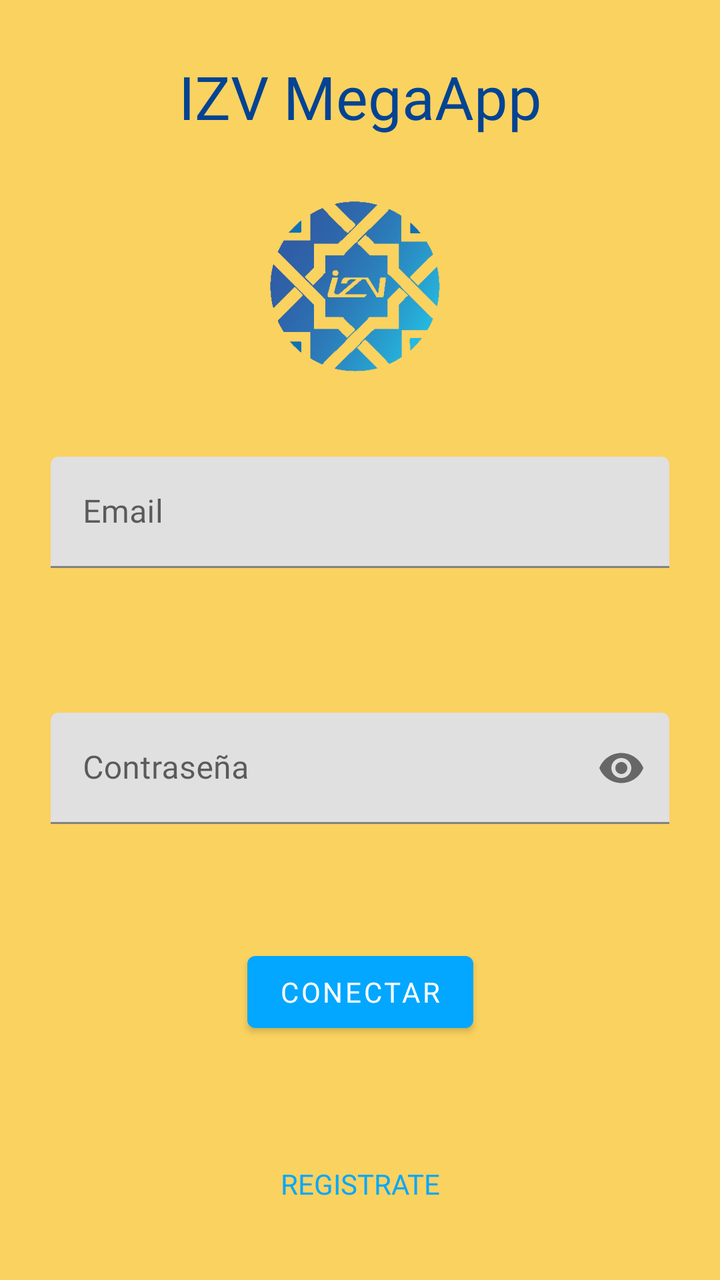
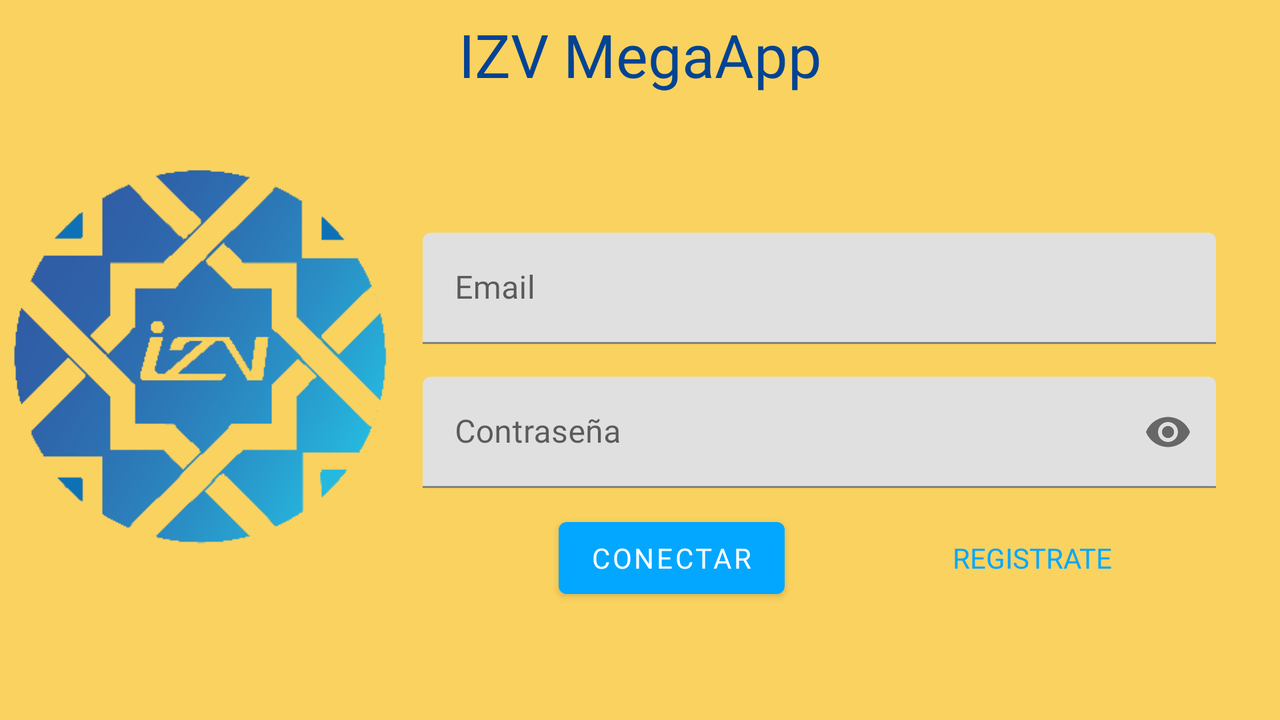

The same Android screen from two of the app's own layout files: first res/layout/ as a phone draws it, then the repository's variant for another configuration, drawn on a device whose configuration selects that folder. Both files follow.
<!-- AndroidManifest.xml: application theme Theme.ExamenPilar -->
<!-- res/layout/activity_main.xml -->
<?xml version="1.0" encoding="utf-8"?>
<androidx.constraintlayout.widget.ConstraintLayout xmlns:android="http://schemas.android.com/apk/res/android"
    xmlns:app="http://schemas.android.com/apk/res-auto"
    xmlns:tools="http://schemas.android.com/tools"
    android:layout_width="match_parent"
    android:layout_height="match_parent"
    android:background="@color/backgroud"
    tools:context=".MainActivity">


    <TextView
        style="@style/Widget.AppCompat.TextView"
        android:layout_width="wrap_content"
        android:layout_height="wrap_content"
        android:fontFamily="@font/amarante"
        android:text="IZV MegaApp"
        android:textColor="#024393"
        android:textSize="30sp"
        app:layout_constraintBottom_toTopOf="@+id/guideline5"
        app:layout_constraintEnd_toEndOf="parent"
        app:layout_constraintStart_toStartOf="parent"
        app:layout_constraintTop_toTopOf="parent" />

    <androidx.constraintlayout.widget.Guideline
        android:id="@+id/guideline"
        android:layout_width="wrap_content"
        android:layout_height="wrap_content"
        android:orientation="horizontal"
        app:layout_constraintGuide_percent="0.3" />

    <androidx.constraintlayout.widget.Guideline
        android:id="@+id/guideline2"
        android:layout_width="wrap_content"
        android:layout_height="wrap_content"
        android:orientation="horizontal"
        app:layout_constraintGuide_percent="0.7" />

    <androidx.constraintlayout.widget.Guideline
        android:id="@+id/guideline3"
        android:layout_width="wrap_content"
        android:layout_height="wrap_content"
        android:orientation="horizontal"
        app:layout_constraintGuide_percent="0.5" />

    <Button
        android:id="@+id/btConectar"
        style="@style/Widget.MaterialComponents.Button"
        android:layout_width="wrap_content"
        android:layout_height="wrap_content"
        android:fontFamily="@font/amarante"
        android:text="Conectar"
        app:backgroundTint="@color/botones"
        app:layout_constraintBottom_toTopOf="@+id/guideline4"
        app:layout_constraintEnd_toEndOf="parent"
        app:layout_constraintStart_toStartOf="parent"
        app:layout_constraintTop_toTopOf="@+id/guideline2" />

    <Button
        android:id="@+id/btRegistrar"
        style="@style/Widget.AppCompat.Button.Borderless"
        android:layout_width="wrap_content"
        android:layout_height="wrap_content"
        android:text="Registrate"
        android:textColor="@color/botones"
        app:backgroundTint="@color/botones"
        app:layout_constraintBottom_toBottomOf="parent"
        app:layout_constraintEnd_toEndOf="parent"
        app:layout_constraintStart_toStartOf="parent"
        app:layout_constraintTop_toTopOf="@+id/guideline4" />

    <androidx.constraintlayout.widget.Guideline
        android:id="@+id/guideline4"
        android:layout_width="wrap_content"
        android:layout_height="wrap_content"
        android:orientation="horizontal"
        app:layout_constraintGuide_percent="0.85" />

    <androidx.constraintlayout.widget.Guideline
        android:id="@+id/guideline5"
        android:layout_width="wrap_content"
        android:layout_height="wrap_content"
        android:orientation="horizontal"
        app:layout_constraintGuide_percent="0.15" />

    <com.google.android.material.textfield.TextInputLayout
        android:layout_width="0dp"
        android:layout_height="wrap_content"
        app:layout_constraintBottom_toTopOf="@+id/guideline3"
        app:layout_constraintEnd_toStartOf="@+id/guideline19"
        app:layout_constraintStart_toStartOf="@+id/guideline21"
        app:layout_constraintTop_toTopOf="@+id/guideline">

        <com.google.android.material.textfield.TextInputEditText
            android:id="@+id/inputEmail"
            android:maxLines="1"
            android:layout_width="match_parent"
            android:layout_height="wrap_content"
            android:hint="Email" />
    </com.google.android.material.textfield.TextInputLayout>

    <com.google.android.material.textfield.TextInputLayout
        android:layout_width="0dp"
        android:layout_height="wrap_content"
        app:layout_constraintBottom_toTopOf="@+id/guideline2"
        app:layout_constraintEnd_toStartOf="@+id/guideline19"
        app:layout_constraintStart_toStartOf="@+id/guideline21"
        app:layout_constraintTop_toTopOf="@+id/guideline3"
        app:passwordToggleEnabled="true">

        <com.google.android.material.textfield.TextInputEditText
            android:id="@+id/inputPass"
            android:maxLines="1"
            android:layout_width="match_parent"
            android:layout_height="wrap_content"
            android:hint="Contraseña"
            android:inputType="textPassword" />
    </com.google.android.material.textfield.TextInputLayout>

    <ImageView
        android:id="@+id/imageView"
        android:layout_width="0dp"
        android:layout_height="0dp"
        app:layout_constraintBottom_toTopOf="@+id/guideline"
        app:layout_constraintEnd_toEndOf="parent"
        app:layout_constraintStart_toStartOf="parent"
        app:layout_constraintTop_toTopOf="@+id/guideline5"
        app:srcCompat="@drawable/logo" />

    <androidx.constraintlayout.widget.Guideline
        android:id="@+id/guideline19"
        android:layout_width="wrap_content"
        android:layout_height="wrap_content"
        android:orientation="vertical"
        app:layout_constraintGuide_percent="0.93" />

    <androidx.constraintlayout.widget.Guideline
        android:id="@+id/guideline21"
        android:layout_width="wrap_content"
        android:layout_height="wrap_content"
        android:orientation="vertical"
        app:layout_constraintGuide_percent="0.07" />

</androidx.constraintlayout.widget.ConstraintLayout>
<!-- resources referenced by this layout -->
<resources>
  <color name="backgroud">#FAD25F</color>
  <color name="botones">#03A7FF</color>
  <!-- drawable logo: png bitmap (drawable, 37178 bytes) -->
  <style name="Theme.ExamenPilar" parent="Theme.MaterialComponents.DayNight.DarkActionBar">
          
          <item name="colorPrimary">@color/botones</item>
          <item name="colorPrimaryVariant">@color/cabeceras</item>
          <item name="colorOnPrimary">@color/white</item>
          
          <item name="colorSecondary">@color/botones</item>
          <item name="colorSecondaryVariant">@color/teal_700</item>
          <item name="colorOnSecondary">@color/black</item>
          
          <item name="android:statusBarColor" tools:targetApi="l">?attr/colorPrimaryVariant</item>
          
          <item name="fontFamily">@font/amarante</item>
      </style>
  <color name="cabeceras">#024393</color>
  <color name="white">#FFFFFFFF</color>
  <color name="teal_700">#FF018786</color>
  <color name="black">#FF000000</color>
</resources>
<!-- res/layout-land/activity_main.xml (the repository's variant of the layout above) -->
<!-- drawn on the phone turned sideways -->
<?xml version="1.0" encoding="utf-8"?>
<androidx.constraintlayout.widget.ConstraintLayout xmlns:android="http://schemas.android.com/apk/res/android"
    xmlns:app="http://schemas.android.com/apk/res-auto"
    xmlns:tools="http://schemas.android.com/tools"
    android:layout_width="match_parent"
    android:layout_height="match_parent"
    android:background="@color/backgroud"
    tools:context=".MainActivity">


    <TextView
        style="@style/Widget.AppCompat.TextView"
        android:layout_width="wrap_content"
        android:layout_height="wrap_content"
        android:fontFamily="@font/amarante"
        android:text="IZV MegaApp"
        android:textColor="#024393"
        android:textSize="30sp"
        app:layout_constraintBottom_toTopOf="@+id/guideline5"
        app:layout_constraintEnd_toEndOf="parent"
        app:layout_constraintStart_toStartOf="parent"
        app:layout_constraintTop_toTopOf="parent" />

    <androidx.constraintlayout.widget.Guideline
        android:id="@+id/guideline"
        android:layout_width="wrap_content"
        android:layout_height="wrap_content"
        android:orientation="horizontal"
        app:layout_constraintGuide_percent="0.3" />

    <androidx.constraintlayout.widget.Guideline
        android:id="@+id/guideline2"
        android:layout_width="wrap_content"
        android:layout_height="wrap_content"
        android:orientation="horizontal"
        app:layout_constraintGuide_percent="0.7" />

    <androidx.constraintlayout.widget.Guideline
        android:id="@+id/guideline3"
        android:layout_width="wrap_content"
        android:layout_height="wrap_content"
        android:orientation="horizontal"
        app:layout_constraintGuide_percent="0.5" />

    <Button
        android:id="@+id/btConectar"
        style="@style/Widget.MaterialComponents.Button"
        android:layout_width="wrap_content"
        android:layout_height="wrap_content"
        android:fontFamily="@font/amarante"
        android:text="Conectar"
        app:backgroundTint="@color/botones"
        app:layout_constraintBottom_toTopOf="@+id/guideline4"
        app:layout_constraintEnd_toStartOf="@+id/btRegistrar"
        app:layout_constraintHorizontal_bias="0.5"
        app:layout_constraintStart_toEndOf="@+id/imageView"
        app:layout_constraintTop_toTopOf="@+id/guideline2" />

    <Button
        android:id="@+id/btRegistrar"
        style="@style/Widget.AppCompat.Button.Borderless"
        android:layout_width="wrap_content"
        android:layout_height="wrap_content"
        android:text="Registrate"
        android:textColor="@color/botones"
        app:backgroundTint="@color/botones"
        app:layout_constraintBottom_toTopOf="@+id/guideline4"
        app:layout_constraintEnd_toEndOf="parent"
        app:layout_constraintHorizontal_bias="0.5"
        app:layout_constraintStart_toEndOf="@+id/btConectar"
        app:layout_constraintTop_toTopOf="@+id/guideline2" />

    <androidx.constraintlayout.widget.Guideline
        android:id="@+id/guideline4"
        android:layout_width="wrap_content"
        android:layout_height="wrap_content"
        android:orientation="horizontal"
        app:layout_constraintGuide_percent="0.85" />

    <androidx.constraintlayout.widget.Guideline
        android:id="@+id/guideline5"
        android:layout_width="wrap_content"
        android:layout_height="wrap_content"
        android:orientation="horizontal"
        app:layout_constraintGuide_percent="0.15" />

    <com.google.android.material.textfield.TextInputLayout
        android:layout_width="0dp"
        android:layout_height="wrap_content"
        app:layout_constraintBottom_toTopOf="@+id/guideline3"
        app:layout_constraintEnd_toStartOf="@+id/guideline20"
        app:layout_constraintStart_toStartOf="@+id/guideline14"
        app:layout_constraintTop_toTopOf="@+id/guideline">

        <com.google.android.material.textfield.TextInputEditText
            android:id="@+id/inputEmail"
            android:maxLines="1"
            android:layout_width="match_parent"
            android:layout_height="wrap_content"
            android:hint="Email" />
    </com.google.android.material.textfield.TextInputLayout>

    <com.google.android.material.textfield.TextInputLayout
        android:layout_width="0dp"
        android:layout_height="wrap_content"
        app:layout_constraintBottom_toTopOf="@+id/guideline2"
        app:layout_constraintEnd_toStartOf="@+id/guideline20"
        app:layout_constraintStart_toStartOf="@+id/guideline14"
        app:layout_constraintTop_toTopOf="@+id/guideline3"
        app:passwordToggleEnabled="true">

        <com.google.android.material.textfield.TextInputEditText
            android:id="@+id/inputPass"
            android:layout_width="match_parent"
            android:layout_height="wrap_content"
            android:maxLines="1"
            android:hint="Contraseña"
            android:inputType="textPassword" />
    </com.google.android.material.textfield.TextInputLayout>

    <ImageView
        android:id="@+id/imageView"
        android:layout_width="0dp"
        android:layout_height="0dp"
        app:layout_constraintBottom_toBottomOf="parent"
        app:layout_constraintEnd_toStartOf="@+id/guideline14"
        app:layout_constraintStart_toStartOf="parent"
        app:layout_constraintTop_toTopOf="parent"
        app:srcCompat="@drawable/logo" />

    <androidx.constraintlayout.widget.Guideline
        android:id="@+id/guideline14"
        android:layout_width="wrap_content"
        android:layout_height="wrap_content"
        android:orientation="vertical"
        app:layout_constraintGuide_percent="0.33" />

    <androidx.constraintlayout.widget.Guideline
        android:id="@+id/guideline20"
        android:layout_width="wrap_content"
        android:layout_height="wrap_content"
        android:orientation="vertical"
        app:layout_constraintGuide_percent="0.95" />

</androidx.constraintlayout.widget.ConstraintLayout>
